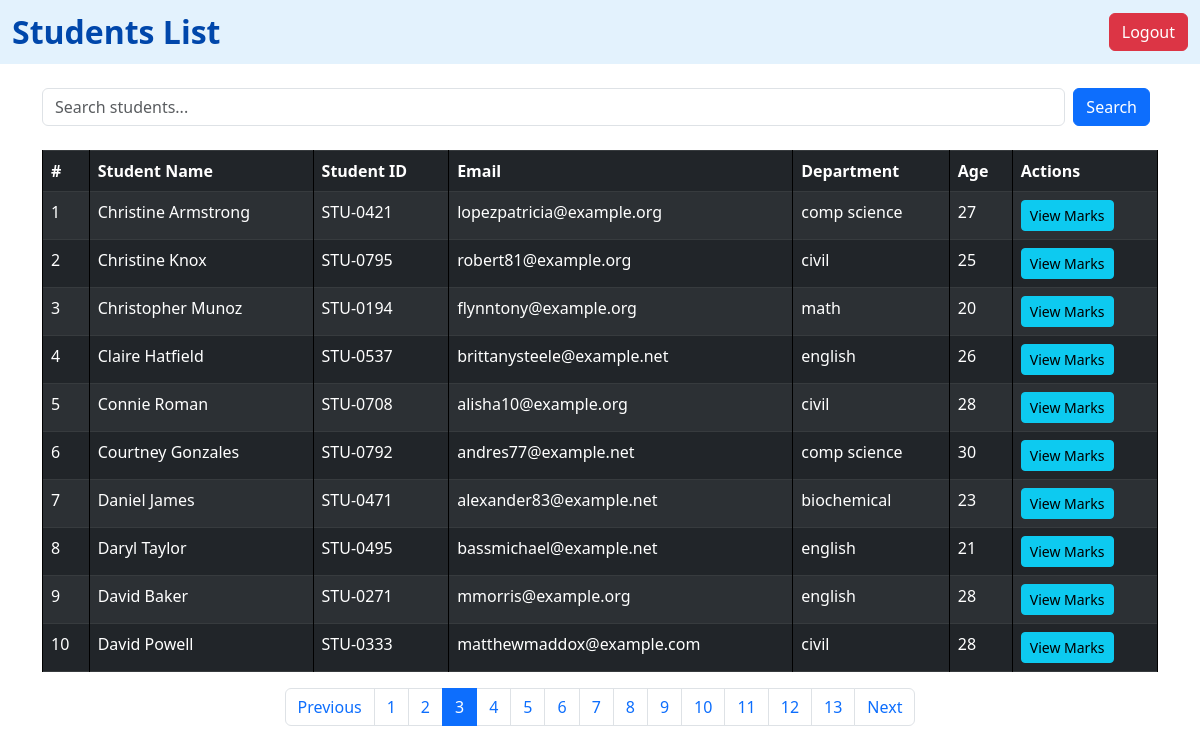
Page /students/?page=3 on the earlier database version.
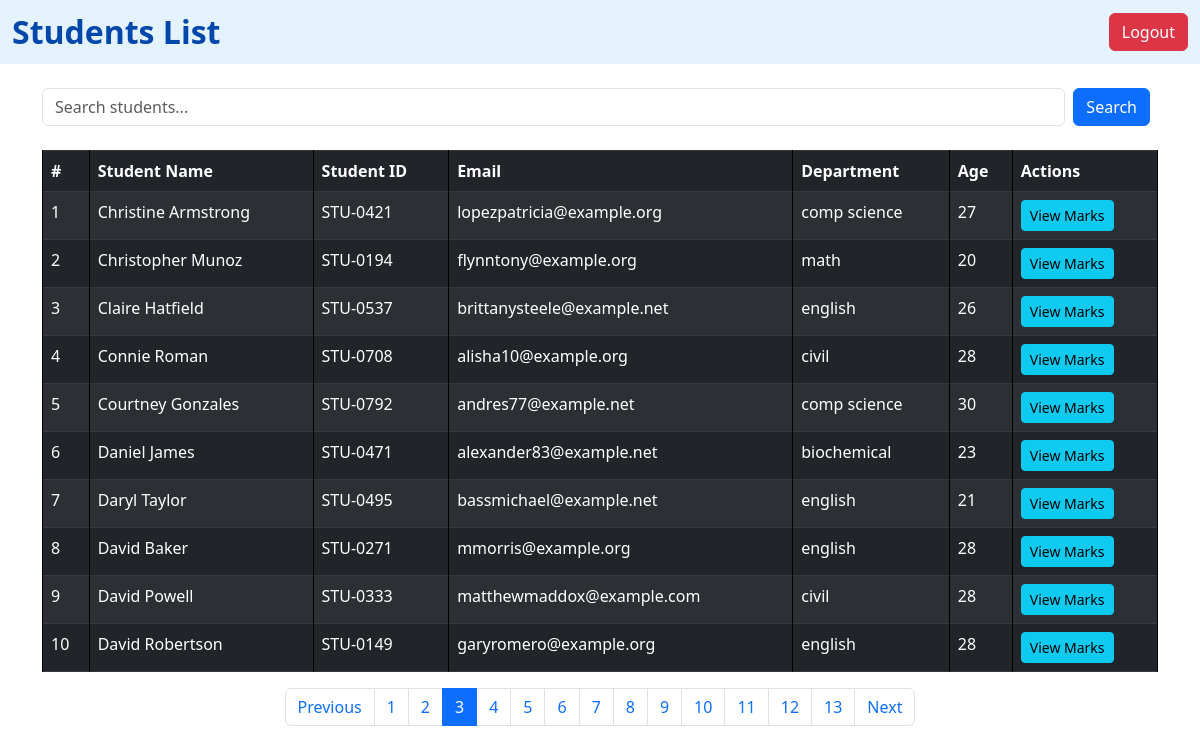
Same page on the later database version.
### vege/models.py (models this page shows, shortened)
class Student(models.Model):
    student_name = models.CharField(max_length=100)
    student_id = models.OneToOneField(StudentID, related_name="studentid", on_delete=models.CASCADE)
    student_email = models.EmailField(unique=True)
    department = models.ForeignKey(Department, on_delete=models.CASCADE)
    student_age = models.IntegerField(default=18)
    student_address = models.TextField(default = 100)
    is_active = models.BooleanField(default=True)
    class Meta:
        ordering = ['student_name']
        verbose_name = "student"

class StudentID(models.Model):
    student_id = models.CharField(max_length=100)

class Department(models.Model):
    department = models.CharField(max_length=100)
    date_of_established = models.DateField(default='2000-01-01')  # Set your desired default
    class Meta:
        ordering = ['department']

### vege/views.py (the view)
# urls.py: path('students/', get_students, name="get_students"),
def get_students(request):
    query = request.GET.get('q', '')
    queryset = Student.objects.all()
    ranks = Student.objects.annotate(marks = Sum('studentmarks__marks')).order_by('-marks', '-student_age')
    for rank in ranks:
        print(rank.marks)
    if query:
        queryset = queryset.filter(student_name__icontains=query)
    paginator = Paginator(queryset, 10)  # Show 5 students per page
    page_number = request.GET.get('page')
    page_obj = paginator.get_page(page_number)
    return render(request, 'report/students.html', {
        'queryset': page_obj,
        'query': query
    })

### vege/templates/report/students.html (shortened to what this page needs)
{% extends "base.html" %}
{% block start %}
<nav class="navbar navbar-expand-lg" style="background-color: #e3f2fd;">
    <div class="container-fluid">
        <span class="navbar-brand mb-0 h1 fw-bold" style="font-size: 2rem; color: #0047ab;">Students List</span>
        <div class="d-flex">
            <a href="{% url 'logout' %}" class="btn btn-danger">Logout</a>
        </div>
    </div>
</nav>
<div class="container mt-4">
    <form method="get" class="mb-4 d-flex">
        <input type="text" name="q" class="form-control me-2" placeholder="Search students..." value="{{ query }}">
        <button type="submit" class="btn btn-primary me-2">Search</button>
    </form>
    <table class="table table-dark table-bordered table-striped">
        <thead>
            <tr>
                <th>#</th>
                <th>Student Name</th>
                <th>Student ID</th>
                <th>Email</th>
                <th>Department</th>
                <th>Age</th>
                <th>Actions</th>
            </tr>
        </thead>
        <tbody>
            {% for student in queryset %}
            <tr>
                <td>{{ forloop.counter }}</td>
                <td>{{ student.student_name }}</td>
                <td>{{ student.student_id.student_id }}</td>
                <td>{{ student.student_email }}</td>
                <td>{{ student.department.department }}</td>
                <td>{{ student.student_age }}</td>
                <td>
                    {% if student.student_id %}
                        <a href="{% url 'see_marks' student.student_id.id %}" class="btn btn-sm btn-info">View Marks</a>
                    {% else %}
                        <span class="text-danger">No ID</span>
                    {% endif %}
                </td>
            </tr>
            {% empty %}
            <tr>
                <td colspan="7" class="text-center">No students found.</td>
            </tr>
            {% endfor %}
        </tbody>
    </table>
    {% if queryset.has_other_pages %}
    <nav aria-label="Page navigation">
        <ul class="pagination justify-content-center">
            {% if queryset.has_previous %}
                <li class="page-item">
                    <a class="page-link" href="?page={{ queryset.previous_page_number }}{% if query %}&q={{ query }}{% endif %}">Previous</a>
                </li>
            {% else %}
                <li class="page-item disabled"><span class="page-link">Previous</span></li>
            {% endif %}
            {% for num in queryset.paginator.page_range %}
                {% if queryset.number == num %}
                    <li class="page-item active"><span class="page-link">{{ num }}</span></li>
                {% else %}
                    <li class="page-item"><a class="page-link" href="?page={{ num }}{% if query %}&q={{ query }}{% endif %}">{{ num }}</a></li>
                {% endif %}
            {% endfor %}
            {% if queryset.has_next %}
                <li class="page-item">
                    <a class="page-link" href="?page={{ queryset.next_page_number }}{% if query %}&q={{ query }}{% endif %}">Next</a>
                </li>
            {% else %}
                <li class="page-item disabled"><span class="page-link">Next</span></li>
            {% endif %}
        </ul>
    </nav>
    {% endif %}
</div>
{% endblock %}

### core/templates/base.html (shortened to what this page needs)
<!DOCTYPE html>
<html lang="en">
<head>
    <link href="https://cdn.jsdelivr.net/npm/bootstrap@5.3.0/dist/css/bootstrap.min.css" rel="stylesheet">
</head>
<body>
    {% block start %}
    {% endblock %}
</body>
</html>

### core/templates/base.html (style rules this page uses)
table, th, td { border: 1px solid black; }

Differences in the rows shown:
removed Student: student_name "Christine Knox", student_id.student_id "STU-0795", student_email "robert81@example.org", department.department "civil", student_age "25", shows "View Marks"
now on this page (row unchanged): Student: student_name "David Robertson", student_id.student_id "STU-0149", student_email "garyromero@example.org", department.department "english", student_age "28", shows "View Marks"
